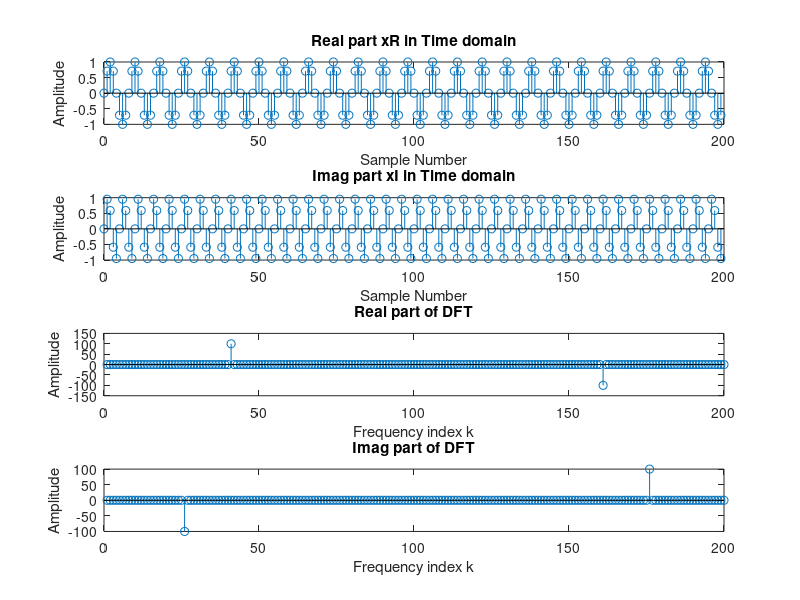
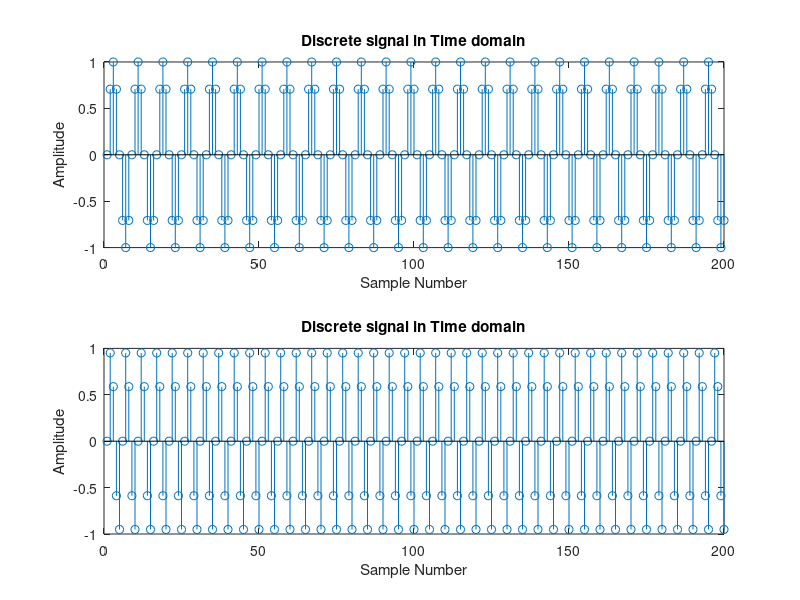
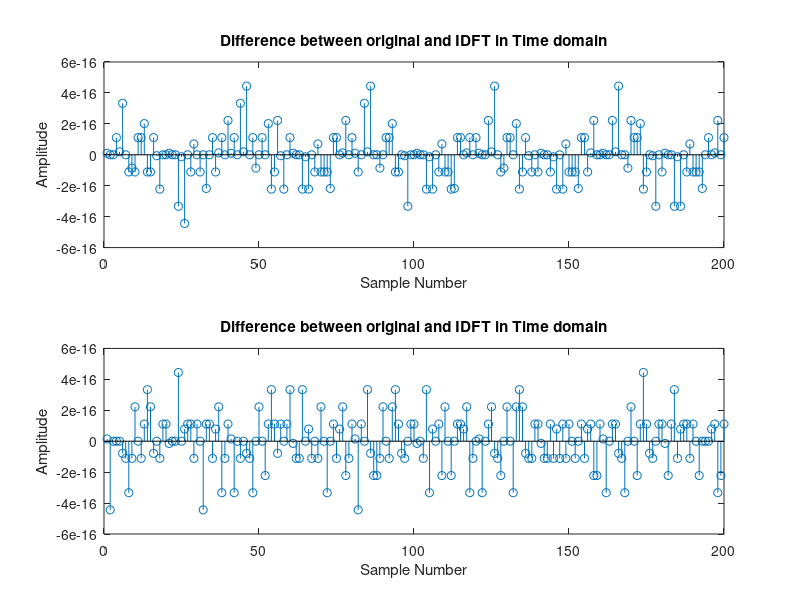

Source code (MATLAB) for these figures, in order:
%% Prepare workspace
clc
clear all
close all
%%  Discrete time sequence of length N
N = 200;
n = 0:N-1;
xR = sin(2*pi*n*0.125);
xI = sin(2*pi*n*0.2);
x = xR + 1i*xI;
figure(1)
subplot(4,1,1)
stem(n,xR);
title('Real part xR in Time domain')
xlabel('Sample Number')
ylabel('Amplitude')

subplot(4,1,2)
stem(n,xI);
title('Imag part xI in Time domain')
xlabel('Sample Number')
ylabel('Amplitude')

%% L is the number of points in DFT L >= N
L  = 200;
% Calculate DFT
%y = fft(x);
y = fft(x,L);
subplot(4,1,3)
stem(real(y));
title('Real part of DFT')
xlabel('Frequency index k')
ylabel('Amplitude')
subplot(4,1,4)
stem(imag(y));
title('Imag part of DFT')
xlabel('Frequency index k')
ylabel('Amplitude')

%% Calculate IDFT

iy = ifft(y,L);
figure(2)
subplot(2,1,1)
stem(real(iy(1:N)));
title('Discrete signal in Time domain')
xlabel('Sample Number')
ylabel('Amplitude')
subplot(2,1,2)
stem(imag(iy(1:N)));
title('Discrete signal in Time domain')
xlabel('Sample Number')
ylabel('Amplitude')

%% Difference between original and IDFT
xa = [x zeros(1,length(y)-length(x))];
d = xa - iy;
figure(3)
subplot(2,1,1)
stem(real(d));
title('Difference between original and IDFT in Time domain')
xlabel('Sample Number')
ylabel('Amplitude')
subplot(2,1,2)
stem(imag(d));
title('Difference between original and IDFT in Time domain')
xlabel('Sample Number')
ylabel('Amplitude')